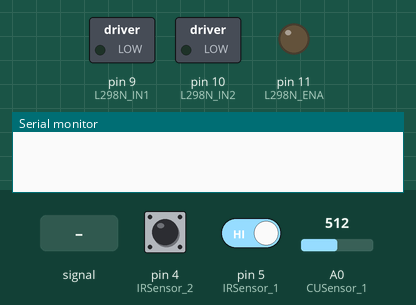
Simulated run of this sketch. Board: Arduino Uno, built with avr-gcc and run on an emulated ATmega328P. Parts: switched loads named in the sketch (green lamp = pin HIGH), output pins drawn as LEDs (lit = HIGH), the last lines printed to the serial monitor. Inputs (shaded band) come from the test bench; at power-on: pin 4 (IRSensor_2) HIGH, A0 (CUSensor_1) = 512, pin 5 (IRSensor_1) HIGH.

Above: at 0.0 s.
At 1.2 s:
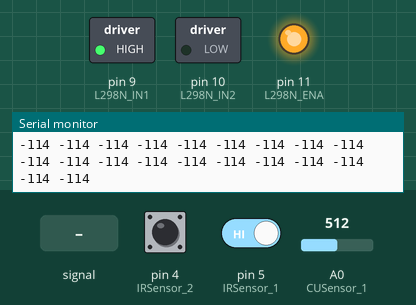
1.3 s: pin 4 (IRSensor_2) driven LOW
At 1.6 s:
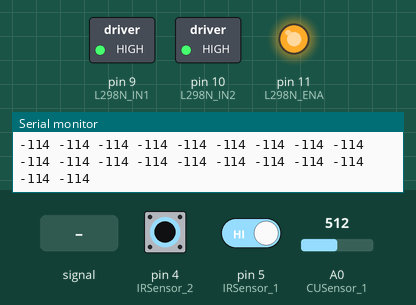
2.8 s: A0 (CUSensor_1) fed a 200 Hz sine of ±255 counts around its level
5.8 s: A0 (CUSensor_1) set to 484
8.8 s: pin 5 (IRSensor_1) driven LOW
10.3 s: A0 (CUSensor_1) set to 511
13.3 s: pin 4 (IRSensor_2) pulsed HIGH 2 times (0.12 s each, 0.3 s apart)
Timing chart, 0 to 16.3 s (numbered marks = the images above; inputs shaded):
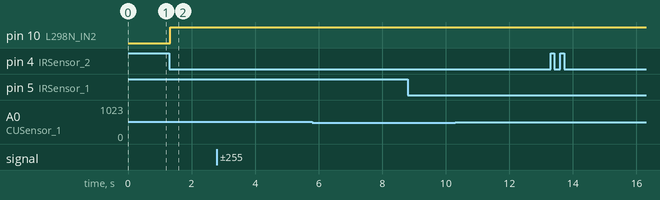

Measured:
- after the input at 1.3 s, pin 10 (L298N_IN2): LOW → HIGH at once

The sketch:

AutoReverse-Train--V1.07.ino
```cpp
/////////////////////////////////////////////////////////////////////////////////////////
//  Program Name:  Auto_Reverse_train_Project
//  Version     :  v1.07
//  Author      :  H.J.L.M. Faessen
//  Date        :  January 16th 2023
//
//  Function Program:   Auto Reverse train on a Straigth Track

//  Addtional Info:   L298N_ENA needs to be connected to a PWM pin to control the speed

//  Versions        Comments
//  ------------------------------------------------------------------------------------------
//  1.05            Speed Controll Forward backward
//  1.06            Readings for the analog input A0  Current Sensor
//  1.07            Removing the Delay and replace it with millis() this so I can add the Heartbeat function later

// Defining the IR Sensors, Motor Driver and Current Sensor
#define IRSensor_1 5    // Sensor at the Right
#define IRSensor_2 4    // Sensor at the Left

#define L298N_IN1  9
#define L298N_IN2  10
#define L298N_ENA  11

#define CUSensor_1 A0
long CurrentValue = 0;
long CurrentAverage = 0;
int Counter = 1;

bool IRSensor_1_detect = false;
bool IRSensor_2_detect = false;

bool train_moves_to_the_right = true;

// Defining the use of Millis()
long currentMillis_0s5 = 0;
long previousMillis_0s5 = 0;
long currentMillis_1s = 0;
long previousMillis_1s = 0;
long currentMillis_10s = 0;
long previousMillis_10s = 0;


void setup() {
  Serial.begin(9600);
  Serial.println("Application Version:  v1.07");
  Serial.println("Auto Reverse the Train on a Straigth Track: At Start of program the Train moves to the Right");
  // Define the INPUT/OUTPUT pins
  //IRSensors
  pinMode(IRSensor_1, INPUT); // Sensor at the Right
  pinMode(IRSensor_2, INPUT); // Sensor at the Left

  //L298N
  pinMode(L298N_IN1, OUTPUT);
  pinMode(L298N_IN2, OUTPUT);
  pinMode(L298N_ENA, OUTPUT);
  digitalWrite(L298N_IN1,HIGH);
  digitalWrite(L298N_IN2,HIGH);
  digitalWrite(L298N_ENA,170);  // or  analogWrite(L298N_ENA,255); this to set the speed 255=100%, 127=50% 63=25% of the speed
  digitalWrite(L298N_IN1,HIGH);
  digitalWrite(L298N_IN2,LOW);
  digitalWrite(L298N_ENA,170);
  CurrentAverage = 0;
  //for (int x=1; x<=100; x++){
  //    CurrentAverage = CurrentAverage + analogRead(CUSensor_1);
  //}
  //CurrentAverage = CurrentAverage/100;  //use as default value no load
  CurrentAverage = 398;
  Serial.print("Current Average value no load : ");
  Serial.println(CurrentAverage);

  //init millis()
  currentMillis_0s5 = millis();
  previousMillis_0s5 = millis();
  currentMillis_1s = millis();
  previousMillis_1s = millis();
  currentMillis_10s = millis();
  previousMillis_10s = millis();

}

void loop(){
  CurrentOfTrack();
  DetectLeftTrack();
  DetectRightTrack();

  // millis check for 10 seconds

  if (IRSensor_1_detect or IRSensor_2_detect) {
      //Serial.println("10 Second count down");
      digitalWrite(L298N_IN1,HIGH);
      digitalWrite(L298N_IN2,HIGH);
      if (currentMillis_10s - previousMillis_10s > 10000) { // 1 second Blink
          previousMillis_10s = currentMillis_10s;
          Serial.println("10 seconds past");
          if (IRSensor_1_detect && train_moves_to_the_right){
              digitalWrite(L298N_IN1,HIGH);
              digitalWrite(L298N_IN2,LOW);
              analogWrite(L298N_ENA,185);
              Serial.println("Moving to the Right");
              IRSensor_1_detect = false;
          }
          if (IRSensor_2_detect && !train_moves_to_the_right){
              digitalWrite(L298N_IN1,LOW);
              digitalWrite(L298N_IN2,HIGH);
              analogWrite(L298N_ENA,170);
              Serial.println("Moving to the Left");
              IRSensor_2_detect = false;
          }
          //if (HeartBeatLed_OnOff == false){HeartBeatLed_OnOff = true; digitalWrite(HeartBeatLed,LEDON);}
          //else{HeartBeatLed_OnOff = false;digitalWrite(HeartBeatLed,LEDOFF);}
      }
      else {currentMillis_10s = millis();}
  }
}


void CurrentOfTrack(){
    //CurrentAverage = 0;
  // reading 100 samples before printing
  CurrentValue = 0;
  for (int x=1; x<=100; x++){
    CurrentValue = CurrentValue + analogRead(CUSensor_1);
  }
  CurrentValue = CurrentValue/100;
  Serial.print(CurrentAverage-CurrentValue);
  Serial.print(" ");
  if (Counter == 20) {
    Serial.println("");
    Counter = 1;
  } else {Counter = Counter +1;}
}
void DetectLeftTrack() {
    if (!digitalRead(IRSensor_1)) {
    if (!IRSensor_1_detect && !train_moves_to_the_right) {
       Serial.println("");
       Serial.println("Left Side track Detected, Reverse polarity of the Track, the Train moving to the Right ");
       Counter = 1;
       IRSensor_1_detect = !IRSensor_1_detect;
       train_moves_to_the_right = !train_moves_to_the_right;
       currentMillis_10s = millis();
       previousMillis_10s = millis();
    }
  }else {
    IRSensor_1_detect = false;
  }
}

void DetectRightTrack(){
  if (!digitalRead(IRSensor_2)) {
    if (!IRSensor_2_detect && train_moves_to_the_right) {
       Serial.println("");
       Serial.println("Right Side track Detected, Reverse polarity of the Track, the Train Moving to the Left");
       Counter = 1;
       IRSensor_2_detect = !IRSensor_2_detect;
       train_moves_to_the_right = !train_moves_to_the_right;
       currentMillis_10s = millis();
       previousMillis_10s = millis();
    }
  }else {
     IRSensor_2_detect = false;
  }
}
```
